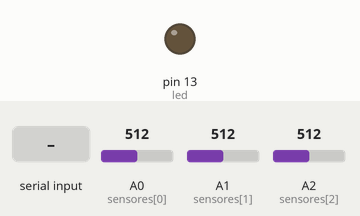
This sketch was run on a simulated Arduino Uno, built with avr-gcc and run on an emulated ATmega328P. Shown: output pins drawn as LEDs (lit = HIGH). The test bench sets the inputs (shaded band); at power-on: A0 (sensores[0]) = 512, A1 (sensores[1]) = 512, A2 (sensores[2]) = 512. What the sketch prints to the serial monitor is not drawn.

Above: at 1.2 s.
1.3 s: "90,45\n" received over Serial
At 1.7 s:
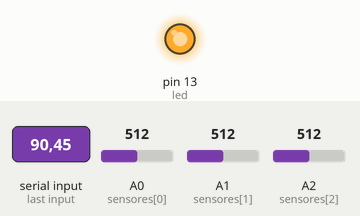
Timing chart, 0 to 4.3 s (numbered marks = the images above; inputs shaded):
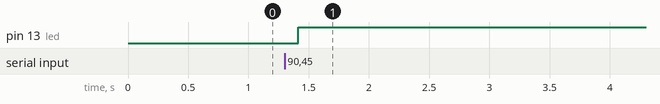

The sketch:

P41_PythonGUI_VariosSensores.ino
```cpp
int valores[3] = {0, 0 ,0};
int sensores[3] = {A0, A1, A2}; //lm35, dht11, LDR, HCSR04, PIR,....
int led = 13;

void setup() {
  // put your setup code here, to run once:
  pinMode(led, OUTPUT);
  Serial.begin(9600);
  Serial.setTimeout(100);
}

String cadena;
void loop() {
  // put your main code here, to run repeatedly:
  cadena ="";
  for(int i  = 0; i<3; i++){
    valores[i] = analogRead(sensores[i]);
    cadena += String(valores[i]) + "-";
  }
  Serial.println(cadena);

  if(Serial.available()>0){
    int v = Serial.readString().toInt();
    digitalWrite(led, v);
  }

  delay(100);
}
```

Measured:
- after the input at 1.3 s, pin 13 (led): LOW → HIGH after 0.11 s
